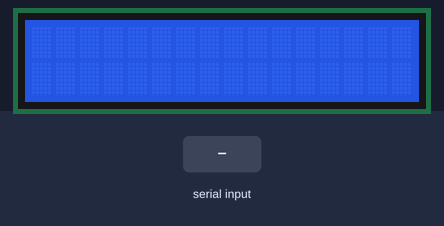
Simulated run of this sketch. Board: Arduino Uno, built with avr-gcc and run on an emulated ATmega328P. On the bench: 16×2 character LCD. The test bench sets the inputs (shaded band).

Above: at 1.2 s.
1.3 s: "1" received over the second serial link
At 2.0 s:
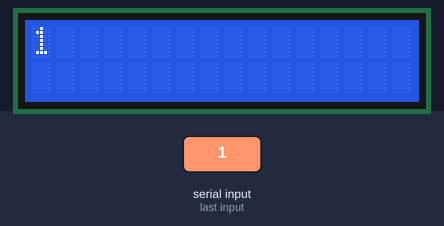
2.9 s: "0" received over the second serial link
At 4.2 s:
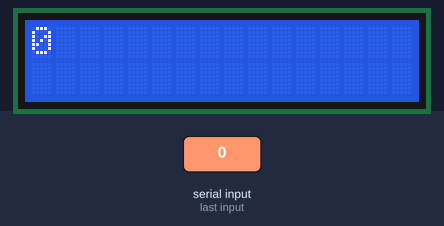
4.5 s: "2" received over the second serial link
At 5.6 s:
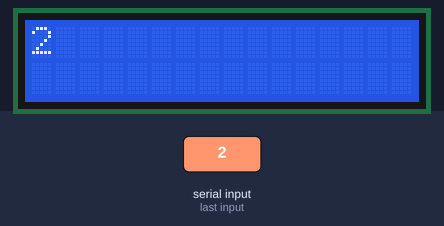
Timing chart, 0 to 7.5 s (numbered marks = the images above; inputs shaded):
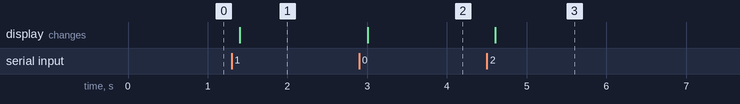

Measured:
- after the input at 1.3 s, the display: changes after 0.10 s (image 1)
- after the input at 2.9 s, the display: changes after 0.10 s (image 2)
- after the input at 4.5 s, the display: changes after 0.10 s (image 3)

The sketch:

Serial_Monitor_HC-05.ino
```cpp
#include <SoftwareSerial.h>
#include <Wire.h>
#include <LiquidCrystal_I2C.h>

SoftwareSerial module_bluetooth (0, 1); // Rx | Tx
LiquidCrystal_I2C lcd(0x27,16,2);

void setup() {
  lcd.init();                      // initialize the lcd
  lcd.backlight();
  Serial.begin (38400); //Komunikasi serial menggunakan software IDE pada baudrate 9600
  module_bluetooth.begin (38400); //Baudrate module bluetooth
}

void loop() {
  //Membaca terhubungnya koneksi HC-05 dengan Arduino pada Serial Monitor
  if (module_bluetooth.available()) {
    // wait a bit for the entire message to arrive
    delay(100);
    // clear the screen
    lcd.clear();
    // read all the available characters
    while (module_bluetooth.available() > 0) {
      // display each character to the LCD
      lcd.write(module_bluetooth.read());
    }
  }
}
```
